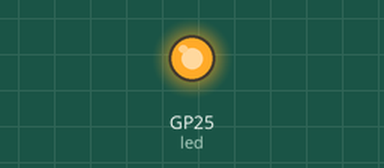
Recording of a program running on a simulated Raspberry Pi Pico running MicroPython. On the bench: output pins drawn as LEDs (lit = HIGH). Pins used as bus, display or sensor lines are not drawn; what the program prints to the serial console is not drawn.

Above: at 1.7 s.
At 4.9 s:
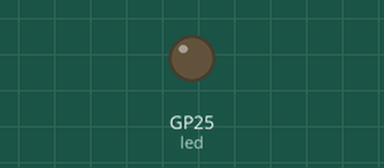
Timing chart, 0 to 8.2 s (numbered marks = the images above):
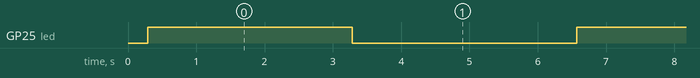

The program:

main.py
```python
from machine import Pin
import time

class RFTransmitter:
    def __init__(self, pin_number):
        self.tx_pin = Pin(pin_number, Pin.OUT)
        self.pulse_length = 350  # Protocol 1 timing in microseconds

    def transmit(self, high_pulses, low_pulses):
        self.tx_pin.value(1)
        time.sleep_us(self.pulse_length * high_pulses)
        self.tx_pin.value(0)
        time.sleep_us(self.pulse_length * low_pulses)

    def send_sync(self):
        self.transmit(1, 31)  # Sync signal for protocol 1

    def send_bit(self, bit):
        if bit == '1':
            self.transmit(3, 1)  # High: 3 pulses high, 1 pulse low
        else:
            self.transmit(1, 3)  # Low: 1 pulse high, 3 pulses low

    def send_code(self, code, repeat=5):
        for _ in range(repeat):
            self.send_sync()
            for bit in code:
                self.send_bit(bit)
            time.sleep_ms(10)

# Print to console
print("Start!")

# Onboard LED on Pico is GPIO25
led = Pin(25, Pin.OUT)

# Initialize
rf = RFTransmitter(15)  # GPIO15
code = '001100110011001100110011'

while True:

    print("Sending RF code...")
    rf.send_code(code, repeat=5)
    led.on()
    time.sleep(3)

    led.off()
    time.sleep(3)
```

Measured:
- by itself, GP25 (led): alternates HIGH for 3.0 s and LOW for 3.3 s
